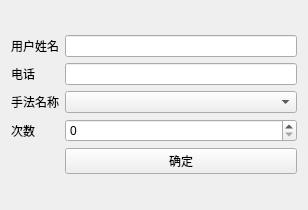
<?xml version="1.0" encoding="UTF-8"?>
<ui version="4.0">
 <class>Form</class>
 <widget class="QWidget" name="Form">
  <property name="geometry">
   <rect>
    <x>0</x>
    <y>0</y>
    <width>308</width>
    <height>210</height>
   </rect>
  </property>
  <property name="minimumSize">
   <size>
    <width>308</width>
    <height>210</height>
   </size>
  </property>
  <property name="maximumSize">
   <size>
    <width>308</width>
    <height>210</height>
   </size>
  </property>
  <property name="windowTitle">
   <string>充值手法次数</string>
  </property>
  <layout class="QVBoxLayout" name="verticalLayout">
   <item>
    <layout class="QGridLayout" name="gridLayout">
     <item row="2" column="1">
      <widget class="QComboBox" name="comboBox"/>
     </item>
     <item row="3" column="1">
      <widget class="QSpinBox" name="spinBox_2">
       <property name="maximum">
        <number>99999999</number>
       </property>
      </widget>
     </item>
     <item row="2" column="0">
      <widget class="QLabel" name="label_2">
       <property name="text">
        <string>手法名称</string>
       </property>
      </widget>
     </item>
     <item row="3" column="0">
      <widget class="QLabel" name="label_6">
       <property name="text">
        <string>次数</string>
       </property>
      </widget>
     </item>
     <item row="0" column="0">
      <widget class="QLabel" name="label">
       <property name="text">
        <string>用户姓名</string>
       </property>
      </widget>
     </item>
     <item row="0" column="1">
      <widget class="QLineEdit" name="add_thing_name"/>
     </item>
     <item row="1" column="0">
      <widget class="QLabel" name="label_4">
       <property name="text">
        <string>电话</string>
       </property>
      </widget>
     </item>
     <item row="1" column="1">
      <widget class="QLineEdit" name="lineEdit"/>
     </item>
     <item row="4" column="1">
      <widget class="QPushButton" name="pushButton">
       <property name="text">
        <string>确定</string>
       </property>
      </widget>
     </item>
    </layout>
   </item>
  </layout>
 </widget>
 <resources/>
 <connections/>
</ui>
